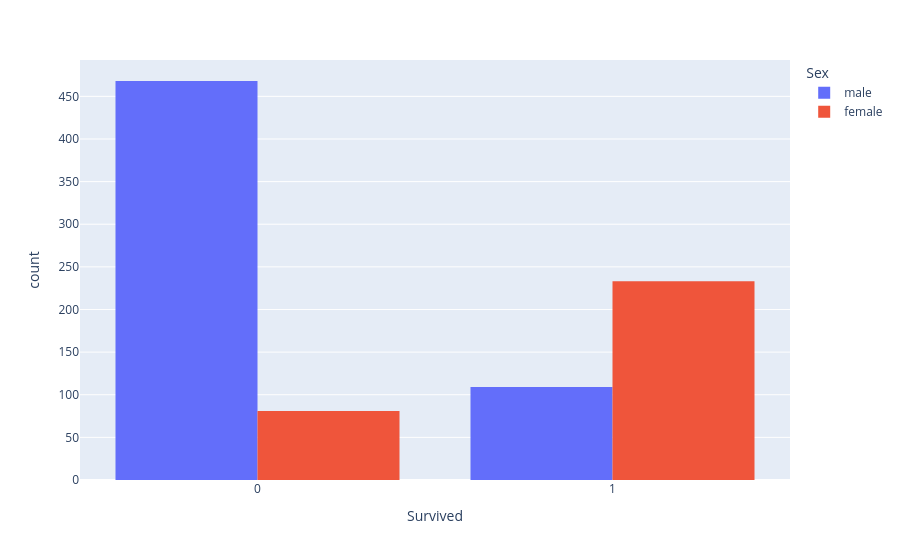

This figure's notebook cell:
### Code cell
px.histogram(df,x='Survived',color='Sex',barmode='group')

### Figure 1 — Plotly figure (JSON) as saved in the notebook; plotly's stock layout.template omitted (floating-point values rounded to 4 significant figures; data arrays with more than 128 entries replaced by an {"elided": "..."} marker saying what was removed)
{"data": [{"alignmentgroup": "True", "bingroup": "x", "hovertemplate": "Sex=male<br>Survived=%{x}<br>count=%{y}<extra></extra>", "legendgroup": "male", "marker": {"color": "#636efa", "pattern": {"shape": ""}}, "name": "male", "offsetgroup": "male", "orientation": "v", "showlegend": true, "type": "histogram", "x": {"elided": "577 int values"}, "xaxis": "x", "yaxis": "y"}, {"alignmentgroup": "True", "bingroup": "x", "hovertemplate": "Sex=female<br>Survived=%{x}<br>count=%{y}<extra></extra>", "legendgroup": "female", "marker": {"color": "#EF553B", "pattern": {"shape": ""}}, "name": "female", "offsetgroup": "female", "orientation": "v", "showlegend": true, "type": "histogram", "x": {"elided": "314 int values"}, "xaxis": "x", "yaxis": "y"}], "layout": {"barmode": "group", "legend": {"title": {"text": "Sex"}, "tracegroupgap": 0}, "margin": {"t": 60}, "xaxis": {"anchor": "y", "domain": [0, 1], "title": {"text": "Survived"}}, "yaxis": {"anchor": "x", "domain": [0, 1], "title": {"text": "count"}}}}
